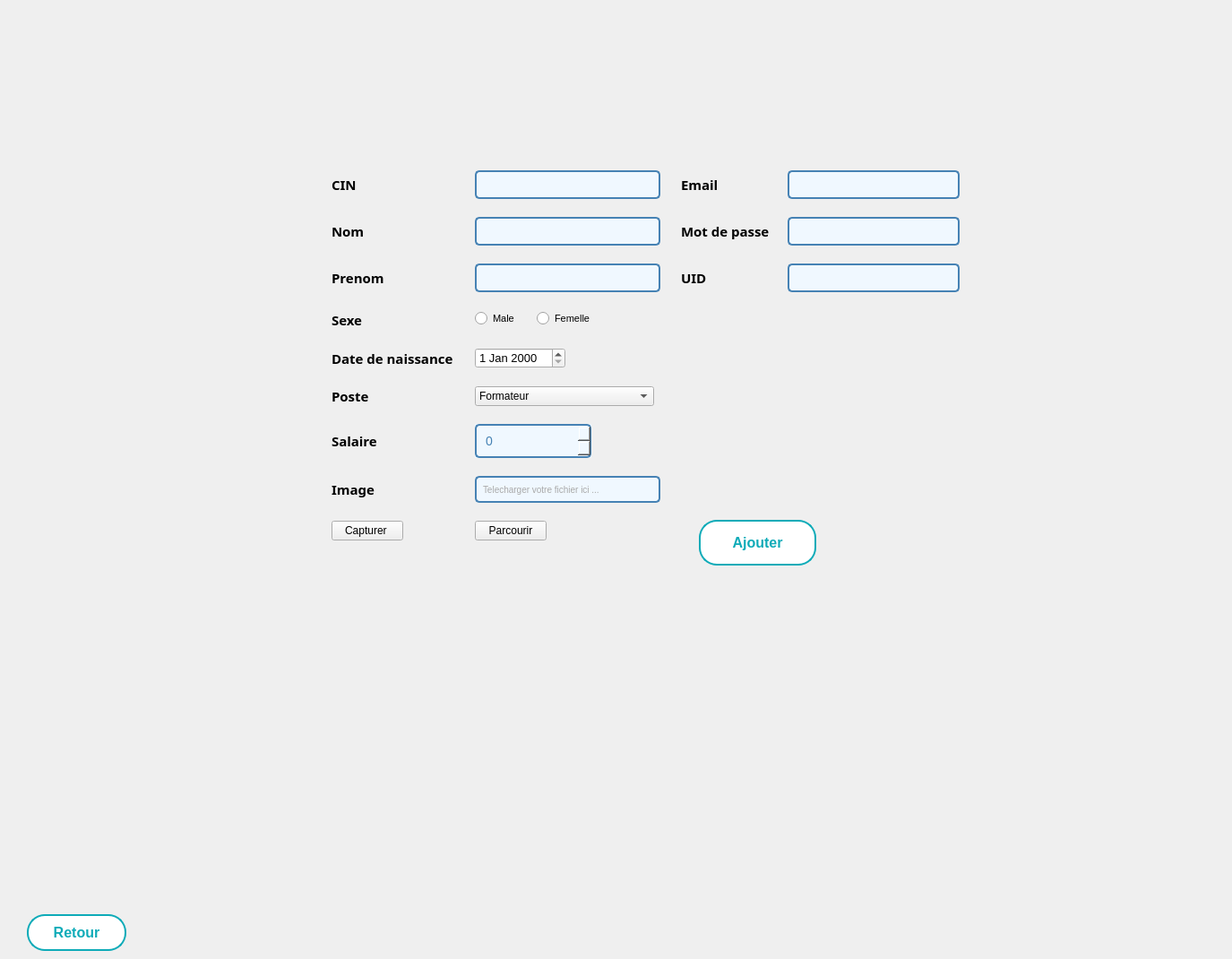
      <widget class="QWidget" name="tab_15">
       <attribute name="title">
        <string>Ajouter</string>
       </attribute>
       <widget class="QWidget" name="formLayoutWidget_3">
        <property name="geometry">
         <rect>
          <x>370</x>
          <y>190</y>
          <width>367</width>
          <height>442</height>
         </rect>
        </property>
        <layout class="QFormLayout" name="formLayout_7">
         <property name="sizeConstraint">
          <enum>QLayout::SetDefaultConstraint</enum>
         </property>
         <property name="fieldGrowthPolicy">
          <enum>QFormLayout::ExpandingFieldsGrow</enum>
         </property>
         <property name="rowWrapPolicy">
          <enum>QFormLayout::WrapLongRows</enum>
         </property>
         <property name="labelAlignment">
          <set>Qt::AlignLeading|Qt::AlignLeft|Qt::AlignVCenter</set>
         </property>
         <property name="formAlignment">
          <set>Qt::AlignLeading|Qt::AlignLeft|Qt::AlignTop</set>
         </property>
         <property name="horizontalSpacing">
          <number>20</number>
         </property>
         <property name="verticalSpacing">
          <number>20</number>
         </property>
         <property name="leftMargin">
          <number>0</number>
         </property>
         <property name="topMargin">
          <number>0</number>
         </property>
         <item row="0" column="0">
          <widget class="QLabel" name="cINLabel_6">
           <property name="font">
            <font>
             <family>Bell MT</family>
             <pointsize>11</pointsize>
             <weight>75</weight>
             <bold>true</bold>
            </font>
           </property>
           <property name="text">
            <string>CIN</string>
           </property>
          </widget>
         </item>
         <item row="0" column="1">
          <widget class="QLineEdit" name="id_emp_ajout">
           <property name="enabled">
            <bool>true</bool>
           </property>
           <property name="styleSheet">
            <string notr="true">/* Style général du formulaire */
QLineEdit {
    border: 2px solid #4682B4; /* Bordure bleue */
    border-radius: 5px; /* Coins arrondis */
    padding: 5px; /* Espace intérieur */
    font-size: 14px; /* Taille de la police */
    font-family: &quot;Arial&quot;, sans-serif; /* Police de caractère */
    color: #4682B4; /* Couleur du texte */
    background-color: #F0F8FF; /* Couleur de fond */
}

/* Style lorsque le champ de formulaire est en focus */
QLineEdit:focus {
    border-color: #1E90FF; /* Bordure bleu clair en focus */
}

/* Style pour les champs désactivés */
QLineEdit:disabled {
    color: #808080; /* Texte gris pour les champs désactivés */
    background-color: #F5F5F5; /* Fond gris clair pour les champs désactivés */
}
</string>
           </property>
          </widget>
         </item>
         <item row="1" column="0">
          <widget class="QLabel" name="nomLabel_6">
           <property name="font">
            <font>
             <family>Bell MT</family>
             <pointsize>11</pointsize>
             <weight>75</weight>
             <bold>true</bold>
            </font>
           </property>
           <property name="text">
            <string>Nom</string>
           </property>
          </widget>
         </item>
         <item row="1" column="1">
          <widget class="QLineEdit" name="nom_emp_ajout">
           <property name="font">
            <font>
             <family>Arial</family>
             <pointsize>-1</pointsize>
            </font>
           </property>
           <property name="styleSheet">
            <string notr="true">/* Style général du formulaire */
QLineEdit {
    border: 2px solid #4682B4; /* Bordure bleue */
    border-radius: 5px; /* Coins arrondis */
    padding: 5px; /* Espace intérieur */
    font-size: 14px; /* Taille de la police */
    font-family: &quot;Arial&quot;, sans-serif; /* Police de caractère */
    color: #4682B4; /* Couleur du texte */
    background-color: #F0F8FF; /* Couleur de fond */
}

/* Style lorsque le champ de formulaire est en focus */
QLineEdit:focus {
    border-color: #1E90FF; /* Bordure bleu clair en focus */
}

/* Style pour les champs désactivés */
QLineEdit:disabled {
    color: #808080; /* Texte gris pour les champs désactivés */
    background-color: #F5F5F5; /* Fond gris clair pour les champs désactivés */
}
</string>
           </property>
          </widget>
         </item>
         <item row="2" column="0">
          <widget class="QLabel" name="prenomLabel">
           <property name="font">
            <font>
             <family>Bell MT</family>
             <pointsize>11</pointsize>
             <weight>75</weight>
             <bold>true</bold>
            </font>
           </property>
           <property name="text">
            <string>Prenom</string>
           </property>
          </widget>
         </item>
         <item row="2" column="1">
          <widget class="QLineEdit" name="prenom_emp_ajout">
           <property name="styleSheet">
            <string notr="true">/* Style général du formulaire */
QLineEdit {
    border: 2px solid #4682B4; /* Bordure bleue */
    border-radius: 5px; /* Coins arrondis */
    padding: 5px; /* Espace intérieur */
    font-size: 14px; /* Taille de la police */
    font-family: &quot;Arial&quot;, sans-serif; /* Police de caractère */
    color: #4682B4; /* Couleur du texte */
    background-color: #F0F8FF; /* Couleur de fond */
}

/* Style lorsque le champ de formulaire est en focus */
QLineEdit:focus {
    border-color: #1E90FF; /* Bordure bleu clair en focus */
}

/* Style pour les champs désactivés */
QLineEdit:disabled {
    color: #808080; /* Texte gris pour les champs désactivés */
    background-color: #F5F5F5; /* Fond gris clair pour les champs désactivés */
}
</string>
           </property>
          </widget>
         </item>
         <item row="3" column="0">
          <widget class="QLabel" name="sexeLabel">
           <property name="font">
            <font>
             <family>Bell MT</family>
             <pointsize>11</pointsize>
             <weight>75</weight>
             <bold>true</bold>
            </font>
           </property>
           <property name="text">
            <string>Sexe</string>
           </property>
          </widget>
         </item>
         <item row="3" column="1">
          <layout class="QHBoxLayout" name="horizontalLayout">
           <item>
            <widget class="QRadioButton" name="male_ajout">
             <property name="font">
              <font>
               <pointsize>8</pointsize>
              </font>
             </property>
             <property name="text">
              <string>Male</string>
             </property>
            </widget>
           </item>
           <item>
            <widget class="QRadioButton" name="femelle_ajout">
             <property name="font">
              <font>
               <pointsize>8</pointsize>
              </font>
             </property>
             <property name="styleSheet">
              <string notr="true">/* Style du QCheckBox */
QCheckBox {
    spacing: 5px; /* Espacement entre la case à cocher et le texte */
}

QCheckBox::indicator {
    width: 20px; /* Largeur de la case à cocher */
    height: 20px; /* Hauteur de la case à cocher */
}

QCheckBox::indicator:unchecked {
    image: url(unchecked.png); /* Image pour la case non cochée */
}

QCheckBox::indicator:checked {
    image: url(checked.png); /* Image pour la case cochée */
}</string>
             </property>
             <property name="text">
              <string>Femelle</string>
             </property>
            </widget>
           </item>
          </layout>
         </item>
         <item row="4" column="0">
          <widget class="QLabel" name="dateDeNaissanceLabel_6">
           <property name="font">
            <font>
             <family>Bell MT</family>
             <pointsize>11</pointsize>
             <weight>75</weight>
             <bold>true</bold>
            </font>
           </property>
           <property name="text">
            <string>Date de naissance </string>
           </property>
          </widget>
         </item>
         <item row="4" column="1">
          <widget class="QDateEdit" name="date_emp_ajout">
           <property name="font">
            <font>
             <pointsize>10</pointsize>
            </font>
           </property>
           <property name="styleSheet">
            <string notr="true">QLineEdit {
                border: 2px solid #3498db; /* Bordure bleue */
                border-radius: 5px;
                padding: 8px;
                font-size: 14px;
                color: #333333; /* Couleur du texte */
            }

            QLineEdit:focus {
                border-color: #2980b9; /* Bordure bleue foncée lorsqu'en focus */
            }</string>
           </property>
          </widget>
         </item>
         <item row="5" column="0">
          <widget class="QLabel" name="posteLabel">
           <property name="font">
            <font>
             <family>Bell MT</family>
             <pointsize>11</pointsize>
             <weight>75</weight>
             <bold>true</bold>
            </font>
           </property>
           <property name="text">
            <string>Poste</string>
           </property>
          </widget>
         </item>
         <item row="5" column="1">
          <widget class="QComboBox" name="poste_emp_ajout">
           <property name="styleSheet">
            <string notr="true"/>
           </property>
           <item>
            <property name="text">
             <string>Formateur</string>
            </property>
           </item>
           <item>
            <property name="text">
             <string>Agent d'acceuil</string>
            </property>
           </item>
           <item>
            <property name="text">
             <string>RH</string>
            </property>
           </item>
           <item>
            <property name="text">
             <string>Responsable des evenements</string>
            </property>
           </item>
           <item>
            <property name="text">
             <string>Responsable des equipements</string>
            </property>
           </item>
          </widget>
         </item>
         <item row="6" column="0">
          <widget class="QLabel" name="salaireLabel_6">
           <property name="font">
            <font>
             <family>Bell MT</family>
             <pointsize>11</pointsize>
             <weight>75</weight>
             <bold>true</bold>
            </font>
           </property>
           <property name="text">
            <string>Salaire</string>
           </property>
          </widget>
         </item>
         <item row="6" column="1">
          <layout class="QHBoxLayout" name="horizontalLayout_13">
           <property name="spacing">
            <number>6</number>
           </property>
           <property name="rightMargin">
            <number>0</number>
           </property>
           <item>
            <widget class="QSpinBox" name="salaire_emp_ajout">
             <property name="minimumSize">
              <size>
               <width>130</width>
               <height>10</height>
              </size>
             </property>
             <property name="font">
              <font>
               <family>Arial</family>
               <pointsize>-1</pointsize>
               <kerning>true</kerning>
              </font>
             </property>
             <property name="layoutDirection">
              <enum>Qt::LeftToRight</enum>
             </property>
             <property name="autoFillBackground">
              <bool>true</bool>
             </property>
             <property name="styleSheet">
              <string notr="true">QSpinBox {
    border: 2px solid #4682B4; /* Bordure bleue */
    border-radius: 5px; /* Coins arrondis */
    padding: 8px; /* Espace intérieur */
    font-size: 14px; /* Taille de la police */
    font-family: &quot;Arial&quot;, sans-serif; /* Police de caractère */
    color: #4682B4; /* Couleur du texte */
    background-color: #F0F8FF; /* Couleur de fond */
}
</string>
             </property>
             <property name="suffix">
              <string notr="true" comment="dt"/>
             </property>
             <property name="maximum">
              <number>5000</number>
             </property>
            </widget>
           </item>
          </layout>
         </item>
         <item row="7" column="0">
          <widget class="QLabel" name="imageLabel_6">
           <property name="font">
            <font>
             <family>Bell MT</family>
             <pointsize>11</pointsize>
             <weight>75</weight>
             <bold>true</bold>
            </font>
           </property>
           <property name="text">
            <string>Image</string>
           </property>
          </widget>
         </item>
         <item row="7" column="1">
          <widget class="QLineEdit" name="image_emp_ajout">
           <property name="enabled">
            <bool>true</bool>
           </property>
           <property name="styleSheet">
            <string notr="true">/* Style général du formulaire */
QLineEdit {
    border: 2px solid #4682B4; /* Bordure bleue */
    border-radius: 5px; /* Coins arrondis */
    padding: 5px; /* Espace intérieur */
    font-size: 10px; /* Taille de la police */
    font-family: &quot;Arial&quot;, sans-serif; /* Police de caractère */
    color: #A9A9A9; /* Couleur du texte */
    background-color: #F0F8FF; /* Couleur de fond */
}

/* Style lorsque le champ de formulaire est en focus */
QLineEdit:focus {
    border-color: #1E90FF; /* Bordure bleu clair en focus */
}

/* Style pour les champs désactivés */
QLineEdit:disabled {
    color: #808080; /* Texte gris pour les champs désactivés */
    background-color: #F5F5F5; /* Fond gris clair pour les champs désactivés */
}
</string>
           </property>
           <property name="text">
            <string>Telecharger votre fichier ici ...</string>
           </property>
          </widget>
         </item>
         <item row="8" column="0">
          <widget class="QPushButton" name="capturer_ajout">
           <property name="font">
            <font>
             <pointsize>9</pointsize>
            </font>
           </property>
           <property name="styleSheet">
            <string notr="true">QLineEdit {
                border: 2px solid #3498db; /* Bordure bleue */
                border-radius: 5px;
                padding: 8px;
                font-size: 14px;
                color: #333333; /* Couleur du texte */
            }

            QLineEdit:focus {
                border-color: #2980b9; /* Bordure bleue foncée lorsqu'en focus */
            }</string>
           </property>
           <property name="text">
            <string>Capturer </string>
           </property>
           <property name="iconSize">
            <size>
             <width>9</width>
             <height>9</height>
            </size>
           </property>
           <property name="checkable">
            <bool>false</bool>
           </property>
           <property name="autoDefault">
            <bool>false</bool>
           </property>
           <property name="default">
            <bool>false</bool>
           </property>
           <property name="flat">
            <bool>false</bool>
           </property>
          </widget>
         </item>
         <item row="8" column="1">
          <widget class="QPushButton" name="parcourir_ajout">
           <property name="font">
            <font>
             <pointsize>9</pointsize>
            </font>
           </property>
           <property name="styleSheet">
            <string notr="true">QLineEdit {
                border: 2px solid #3498db; /* Bordure bleue */
                border-radius: 5px;
                padding: 8px;
                font-size: 14px;
                color: #333333; /* Couleur du texte */
            }

            QLineEdit:focus {
                border-color: #2980b9; /* Bordure bleue foncée lorsqu'en focus */
            }</string>
           </property>
           <property name="text">
            <string>Parcourir</string>
           </property>
           <property name="iconSize">
            <size>
             <width>9</width>
             <height>9</height>
            </size>
           </property>
           <property name="checkable">
            <bool>false</bool>
           </property>
           <property name="autoDefault">
            <bool>false</bool>
           </property>
           <property name="default">
            <bool>false</bool>
           </property>
           <property name="flat">
            <bool>false</bool>
           </property>
          </widget>
         </item>
        </layout>
       </widget>
       <widget class="QLabel" name="background">
        <property name="geometry">
         <rect>
          <x>0</x>
          <y>0</y>
          <width>1366</width>
          <height>768</height>
         </rect>
        </property>
        <property name="text">
         <string/>
        </property>
        <property name="pixmap">
         <pixmap resource="gestion_abonnement/image/image.qrc">:/background_3.png</pixmap>
        </property>
        <property name="scaledContents">
         <bool>true</bool>
        </property>
       </widget>
       <widget class="QWidget" name="formLayoutWidget_4">
        <property name="geometry">
         <rect>
          <x>760</x>
          <y>190</y>
          <width>311</width>
          <height>138</height>
         </rect>
        </property>
        <layout class="QFormLayout" name="formLayout">
         <property name="horizontalSpacing">
          <number>20</number>
         </property>
         <property name="verticalSpacing">
          <number>20</number>
         </property>
         <item row="0" column="0">
          <widget class="QLabel" name="emailLabel">
           <property name="font">
            <font>
             <family>Bell MT</family>
             <pointsize>11</pointsize>
             <weight>75</weight>
             <bold>true</bold>
            </font>
           </property>
           <property name="text">
            <string>Email</string>
           </property>
          </widget>
         </item>
         <item row="0" column="1">
          <widget class="QLineEdit" name="email_emp_ajout">
           <property name="styleSheet">
            <string notr="true">/* Style général du formulaire */
QLineEdit {
    border: 2px solid #4682B4; /* Bordure bleue */
    border-radius: 5px; /* Coins arrondis */
    padding: 5px; /* Espace intérieur */
    font-size: 14px; /* Taille de la police */
    font-family: &quot;Arial&quot;, sans-serif; /* Police de caractère */
    color: #4682B4; /* Couleur du texte */
    background-color: #F0F8FF; /* Couleur de fond */
}

/* Style lorsque le champ de formulaire est en focus */
QLineEdit:focus {
    border-color: #1E90FF; /* Bordure bleu clair en focus */
}

/* Style pour les champs désactivés */
QLineEdit:disabled {
    color: #808080; /* Texte gris pour les champs désactivés */
    background-color: #F5F5F5; /* Fond gris clair pour les champs désactivés */
}
</string>
           </property>
          </widget>
         </item>
         <item row="1" column="0">
          <widget class="QLabel" name="motDePasseLabel">
           <property name="font">
            <font>
             <family>Bell MT</family>
             <pointsize>11</pointsize>
             <weight>75</weight>
             <bold>true</bold>
            </font>
           </property>
           <property name="text">
            <string>Mot de passe</string>
           </property>
          </widget>
         </item>
         <item row="1" column="1">
          <widget class="QLineEdit" name="mdp_emp_ajout">
           <property name="styleSheet">
            <string notr="true">/* Style général du formulaire */
QLineEdit {
    border: 2px solid #4682B4; /* Bordure bleue */
    border-radius: 5px; /* Coins arrondis */
    padding: 5px; /* Espace intérieur */
    font-size: 14px; /* Taille de la police */
    font-family: &quot;Arial&quot;, sans-serif; /* Police de caractère */
    color: #4682B4; /* Couleur du texte */
    background-color: #F0F8FF; /* Couleur de fond */
}

/* Style lorsque le champ de formulaire est en focus */
QLineEdit:focus {
    border-color: #1E90FF; /* Bordure bleu clair en focus */
}

/* Style pour les champs désactivés */
QLineEdit:disabled {
    color: #808080; /* Texte gris pour les champs désactivés */
    background-color: #F5F5F5; /* Fond gris clair pour les champs désactivés */
}
</string>
           </property>
          </widget>
         </item>
         <item row="2" column="0">
          <widget class="QLabel" name="cINLabel_8">
           <property name="font">
            <font>
             <family>Bell MT</family>
             <pointsize>11</pointsize>
             <weight>75</weight>
             <bold>true</bold>
            </font>
           </property>
           <property name="text">
            <string>UID</string>
           </property>
          </widget>
         </item>
         <item row="2" column="1">
          <widget class="QLineEdit" name="uid_emp_ajout">
           <property name="enabled">
            <bool>true</bool>
           </property>
           <property name="styleSheet">
            <string notr="true">/* Style général du formulaire */
QLineEdit {
    border: 2px solid #4682B4; /* Bordure bleue */
    border-radius: 5px; /* Coins arrondis */
    padding: 5px; /* Espace intérieur */
    font-size: 14px; /* Taille de la police */
    font-family: &quot;Arial&quot;, sans-serif; /* Police de caractère */
    color: #4682B4; /* Couleur du texte */
    background-color: #F0F8FF; /* Couleur de fond */
}

/* Style lorsque le champ de formulaire est en focus */
QLineEdit:focus {
    border-color: #1E90FF; /* Bordure bleu clair en focus */
}

/* Style pour les champs désactivés */
QLineEdit:disabled {
    color: #808080; /* Texte gris pour les champs désactivés */
    background-color: #F5F5F5; /* Fond gris clair pour les champs désactivés */
}
</string>
           </property>
          </widget>
         </item>
        </layout>
       </widget>
       <widget class="QPushButton" name="Retour_5">
        <property name="geometry">
         <rect>
          <x>30</x>
          <y>1020</y>
          <width>111</width>
          <height>41</height>
         </rect>
        </property>
        <property name="font">
         <font>
          <family>Arial</family>
          <pointsize>12</pointsize>
          <weight>75</weight>
          <bold>true</bold>
         </font>
        </property>
        <property name="autoFillBackground">
         <bool>false</bool>
        </property>
        <property name="styleSheet">
         <string notr="true">/* Styles généraux du bouton */
QPushButton {
    background-color: #ffffff; /* Bleu clair pour représenter l'eau */
    border: 2px solid #0EABB8; /* Bordure bleue */
    color: #0EABB8; /* Texte blanc */
    padding: 10px ; /* Espacement intérieur */

    font-weight: bold; /* Police en gras */
    border-radius: 20px; /* Bordure arrondie */
    outline: none; /* Supprime la bordure de focus */
  
    overflow: hidden; /* Cache le contenu débordant */
    transition: background-color 0.3s, color 0.3s; /* Transition des couleurs */
}

/* Style au survol du bouton */
QPushButton:hover {
    background-color: #0EABB8; /* Fond devient blanc */
    color: #ffffff; /* Texte devient bleu clair */
}

/* Style au clic du bouton */
QPushButton:pressed {
    background-color: #0EABB8; /* Bleu foncé lors du clic */
    color: #f8f8f8; /* Texte blanc lors du clic */
}

/* Animation pour le pseudo-élément :after */
QPushButton::after {
    content: ''; /* Contenu vide */
    position: absolute; /* Position absolue */
    width: 100%; /* Largeur à 100% */
    height: 100%; /* Hauteur à 100% */
    background-color: rgba(255, 255, 255, 0.3); /* Fond semi-transparent */
    top: 50%; /* Positionnement au centre vertical */
    left: 50%; /* Positionnement au centre horizontal */
    border-radius: 50%; /* Bordure arrondie */
    transform: translate(-50%, -50%) scale(0); /* Réduit l'échelle à 0 */
    transition: transform 0.5s ease; /* Transition de l'échelle */
}

/* Animation au survol du bouton */
QPushButton:hover::after {
    transform: translate(-50%, -50%) scale(2); /* Augmente l'échelle à 2 */
}
</string>
        </property>
        <property name="text">
         <string>Retour</string>
        </property>
        <property name="icon">
         <iconset>
          <normaloff>../anyrgb.com.png</normaloff>../anyrgb.com.png</iconset>
        </property>
        <property name="autoDefault">
         <bool>true</bool>
        </property>
       </widget>
       <widget class="QPushButton" name="ajout_emp">
        <property name="enabled">
         <bool>true</bool>
        </property>
        <property name="geometry">
         <rect>
          <x>780</x>
          <y>580</y>
          <width>131</width>
          <height>51</height>
         </rect>
        </property>
        <property name="font">
         <font>
          <family>Arial</family>
          <pointsize>12</pointsize>
          <weight>75</weight>
          <bold>true</bold>
         </font>
        </property>
        <property name="autoFillBackground">
         <bool>false</bool>
        </property>
        <property name="styleSheet">
         <string notr="true">/* Styles généraux du bouton */
QPushButton {
    background-color: #ffffff; /* Bleu clair pour représenter l'eau */
    border: 2px solid #0EABB8; /* Bordure bleue */
    color: #0EABB8; /* Texte blanc */
    padding: 10px ; /* Espacement intérieur */

    font-weight: bold; /* Police en gras */
    border-radius: 20px; /* Bordure arrondie */
    outline: none; /* Supprime la bordure de focus */
  
    overflow: hidden; /* Cache le contenu débordant */
    transition: background-color 0.3s, color 0.3s; /* Transition des couleurs */
}

/* Style au survol du bouton */
QPushButton:hover {
    background-color: #0EABB8; /* Fond devient blanc */
    color: #ffffff; /* Texte devient bleu clair */
}

/* Style au clic du bouton */
QPushButton:pressed {
    background-color: #0EABB8; /* Bleu foncé lors du clic */
    color: #f8f8f8; /* Texte blanc lors du clic */
}

/* Animation pour le pseudo-élément :after */
QPushButton::after {
    content: ''; /* Contenu vide */
    position: absolute; /* Position absolue */
    width: 100%; /* Largeur à 100% */
    height: 100%; /* Hauteur à 100% */
    background-color: rgba(255, 255, 255, 0.3); /* Fond semi-transparent */
    top: 50%; /* Positionnement au centre vertical */
    left: 50%; /* Positionnement au centre horizontal */
    border-radius: 50%; /* Bordure arrondie */
    transform: translate(-50%, -50%) scale(0); /* Réduit l'échelle à 0 */
    transition: transform 0.5s ease; /* Transition de l'échelle */
}

/* Animation au survol du bouton */
QPushButton:hover::after {
    transform: translate(-50%, -50%) scale(2); /* Augmente l'échelle à 2 */
}
</string>
        </property>
        <property name="text">
         <string>Ajouter</string>
        </property>
        <property name="autoDefault">
         <bool>true</bool>
        </property>
       </widget>
       <widget class="QLabel" name="zone_image">
        <property name="geometry">
         <rect>
          <x>800</x>
          <y>360</y>
          <width>211</width>
          <height>201</height>
         </rect>
        </property>
        <property name="text">
         <string/>
        </property>
        <property name="pixmap">
         <pixmap resource="gestion_abonnement/image/image.qrc">:/pngwing.com.png</pixmap>
        </property>
        <property name="scaledContents">
         <bool>true</bool>
        </property>
       </widget>
       <widget class="QLabel" name="label_error_cin">
        <property name="geometry">
         <rect>
          <x>370</x>
          <y>225</y>
          <width>361</width>
          <height>20</height>
         </rect>
        </property>
        <property name="text">
         <string/>
        </property>
       </widget>
       <widget class="QLabel" name="label_error_nom">
        <property name="geometry">
         <rect>
          <x>370</x>
          <y>275</y>
          <width>361</width>
          <height>20</height>
         </rect>
        </property>
        <property name="text">
         <string/>
        </property>
       </widget>
       <widget class="QLabel" name="label_error_prenom">
        <property name="geometry">
         <rect>
          <x>370</x>
          <y>330</y>
          <width>361</width>
          <height>20</height>
         </rect>
        </property>
        <property name="text">
         <string/>
        </property>
       </widget>
       <widget class="QLabel" name="label_error_mdp">
        <property name="geometry">
         <rect>
          <x>760</x>
          <y>280</y>
          <width>311</width>
          <height>20</height>
         </rect>
        </property>
        <property name="text">
         <string/>
        </property>
       </widget>
       <widget class="QLabel" name="label_error_email">
        <property name="geometry">
         <rect>
          <x>760</x>
          <y>220</y>
          <width>301</width>
          <height>20</height>
         </rect>
        </property>
        <property name="text">
         <string/>
        </property>
       </widget>
       <zorder>background</zorder>
       <zorder>formLayoutWidget_3</zorder>
       <zorder>formLayoutWidget_4</zorder>
       <zorder>Retour_5</zorder>
       <zorder>ajout_emp</zorder>
       <zorder>zone_image</zorder>
       <zorder>label_error_cin</zorder>
       <zorder>label_error_nom</zorder>
       <zorder>label_error_prenom</zorder>
       <zorder>label_error_mdp</zorder>
       <zorder>label_error_email</zorder>
      </widget>
